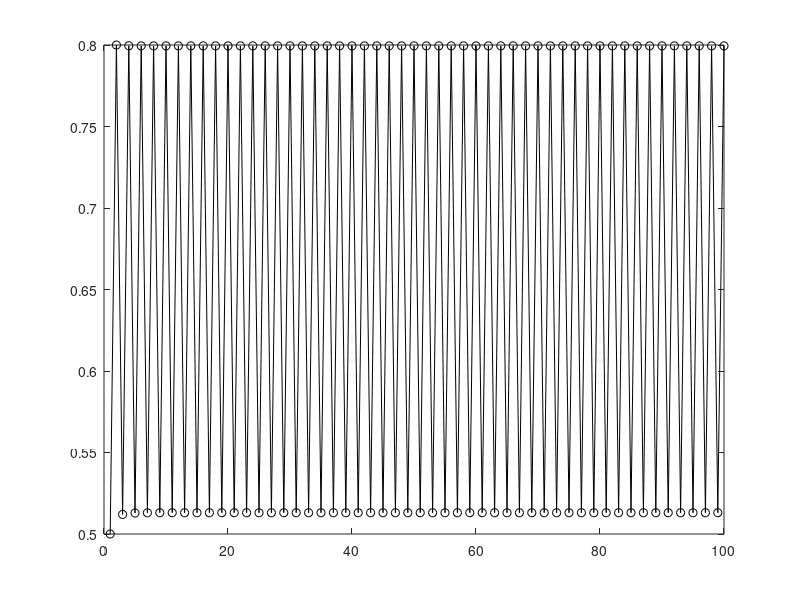

MATLAB code for this plot:
% logistic equation
r = 3.2;            %constant for logistic equation
Initialz = 0.5;     %initial condition
N = 100;            %number of iterations to perform
z = zeros(N,1);     %Create vector to store z
z(1) = Initialz;    %Set first value to initial
for i=2:N           %Start at 2 because we already z(1)
    z(i) = r*z(i-1)*(1-z(i-1)); %calculate next value
end
z
plot(z, '-ok')